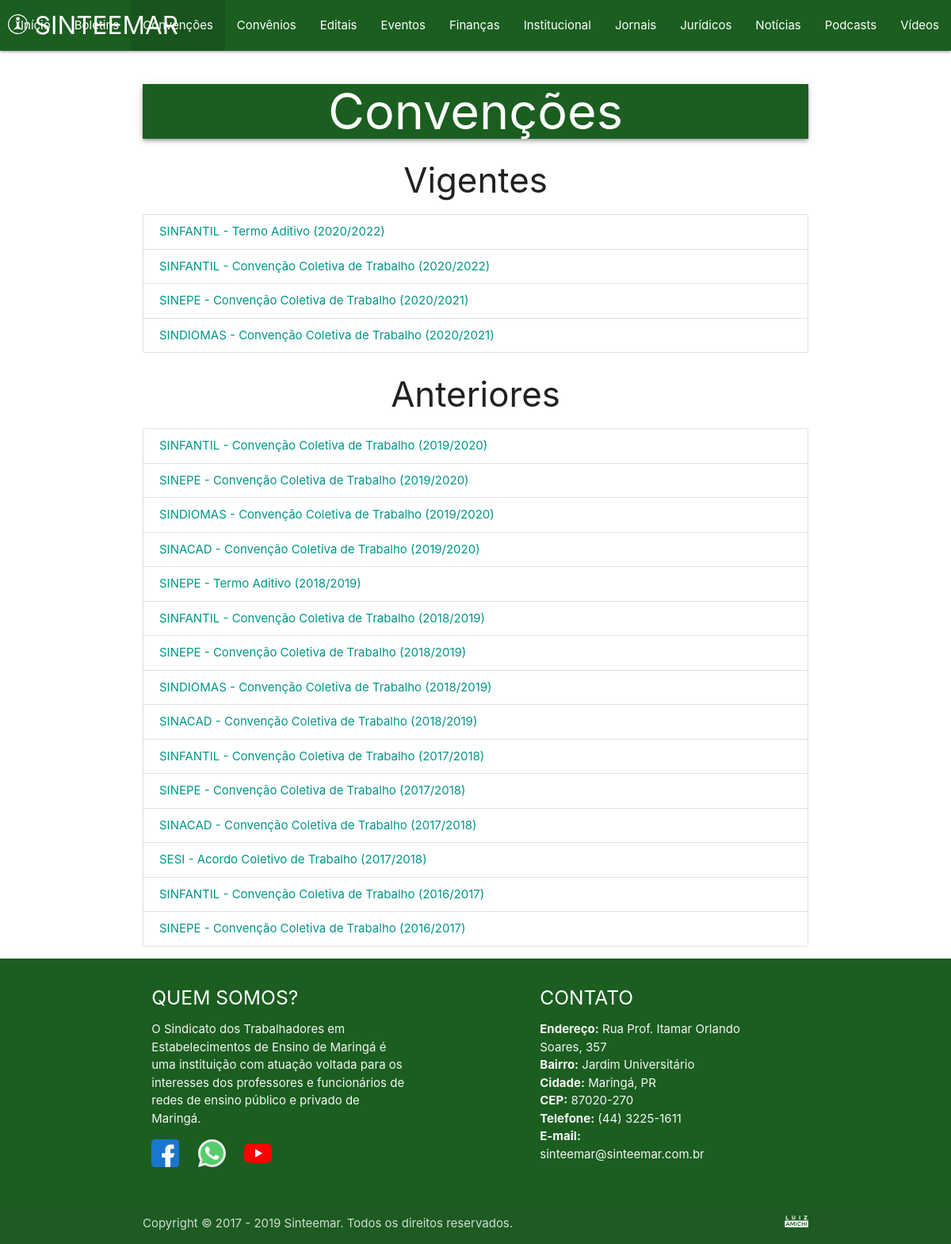
/convencoes.php, run on an earlier commit of the app's database.
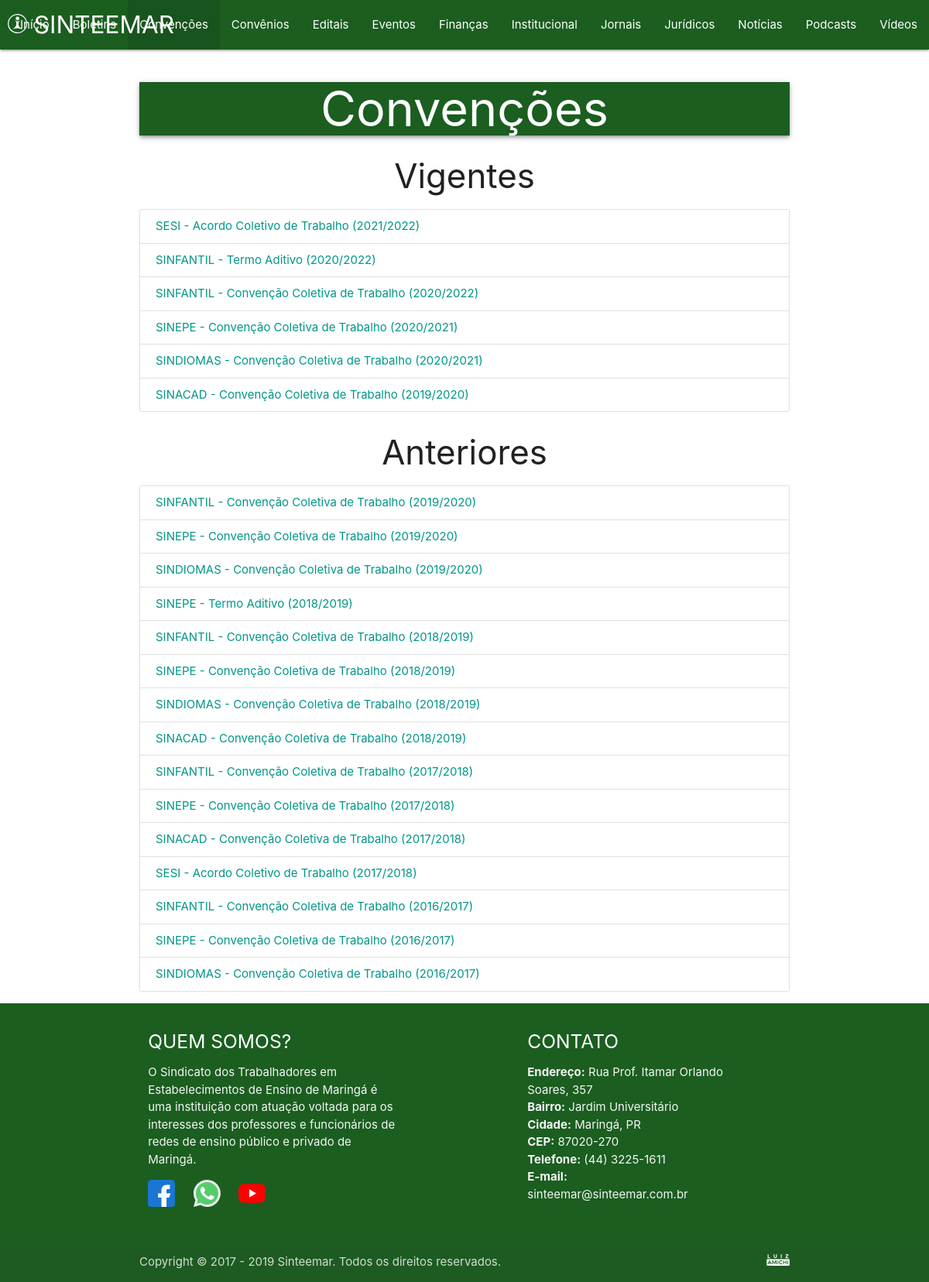
And on a later commit of the database.
### tables this page shows
CREATE TABLE IF NOT EXISTS `CONVENCOES` (
	`ID` INT NOT NULL AUTO_INCREMENT PRIMARY KEY,
	`TITULO` VARCHAR(128) NOT NULL,
	`TIPO` TINYINT(1) NOT NULL DEFAULT 1,
	`DOCUMENTO` VARCHAR(64) NOT NULL,
	`TEMPO` TIMESTAMP NOT NULL DEFAULT CURRENT_TIMESTAMP
);

### sgc/dao.php (called while the page is built, shortened)
<?php
	function mysql(int $tries=MYSQL_MAX_TRIES): ?object {
		try {
			$connection = new mysqli(MYSQL_HOST, MYSQL_USER, MYSQL_PASSWORD, MYSQL_SCHEMA);
			$connection->set_charset('utf8');
		}
		catch(Exception $e) {
			$connection = null;
			if($tries >= 1) {
				return mysql(--$tries);
			}
			else {
				mail('suporte@luizamichi.com.br', 'Sinteemar - Erro de conexão SQL', 'HOST: ' . MYSQL_HOST . PHP_EOL . 'USER: ' . MYSQL_USER . PHP_EOL . 'PASSWORD: ' . MYSQL_PASSWORD . PHP_EOL . 'SCHEMA: ' . MYSQL_SCHEMA . PHP_EOL . 'ERRO: ' . $e->getMessage());
			}
		}
		finally {
			return $connection;
		}
	}
	function sqlLength(string $table, string $condition=null): int {
		$query = 'SELECT COUNT(*) FROM ' . $table . ($condition ? ' WHERE 1 = 1 AND ' . $condition : '') . ';';
		$rows = 0;
		if($execution = sqlQuery($query)) {
			$rows = $execution->fetch_assoc()['COUNT(*)'] ?? 0;
		}
		return $rows;
	}
	function sqlRead(string $table, string $condition=null, bool $unique=false): array {
		$query = 'SELECT @ROW_NUMBER := @ROW_NUMBER + 1 AS ROWNUM, 1 FIX, ' . $table . '.* FROM ' . $table . ', (SELECT @ROW_NUMBER := 0) AS RN WHERE 1 = 1' . ($condition ? ' AND ' . $condition : '') . ';';
		$rows = [];
		if($execution = sqlQuery($query)) {
			if($execution->num_rows === 1) {
				$rows = $unique ? $execution->fetch_assoc() : [$execution->fetch_assoc()];
			}
			else {
				$rows = $unique ? $execution->fetch_all(MYSQLI_ASSOC)[0] ?? [] : $execution->fetch_all(MYSQLI_ASSOC);
			}
		}
		return $rows;
	}
	function sqlQuery(string $query): mixed {
		if($sql = mysql()) {
			try {
				$result = $sql->query($query);
			}
			catch(Exception $e) {
				mail('suporte@luizamichi.com.br', 'Sinteemar - Erro de consulta SQL', 'CONSULTA: ' . $query . PHP_EOL . 'ERRO: ' . $e->getMessage());
				$result = null;
			}
			finally {
				mysqli_close($sql);
			}
		}
		return $result ?? null;
	}

### convencoes.php (the view, shortened to what this page needs)
<?php
	$page = max(1, filter_input(INPUT_GET, 'p', FILTER_SANITIZE_NUMBER_INT));
	$title = 'Convenções';
	$pages = ceil(sqlLength('CONVENCOES') / 30);
	$page = min($page, $pages);
	$convencoes['VIGENTE'] = sqlRead(table: 'CONVENCOES', condition: 'TIPO = 1 ORDER BY ID DESC LIMIT ' . ($page - 1) * 15 . ', 15');
	$convencoes['ANTERIOR'] = sqlRead(table: 'CONVENCOES', condition: 'TIPO = 0 ORDER BY ID DESC LIMIT ' . ($page - 1) * 15 . ', 15');
	require_once(__DIR__ . '/cabecalho.php');
?>
	<div class="container">
		<div class="col darken-4 green">
			<h1 class="center-align white-text z-depth-2"><?= $title ?></h1>
		</div>
<?php
	if(!empty($convencoes['VIGENTE'])) {
?>
		<h3 class="center-align">Vigentes</h3>
		<ul class="collection">
<?php
		foreach($convencoes['VIGENTE'] as $convencao) {
?>
			<li class="collection-item">
				<a class="teal-text" href="<?= BASE_URL . $convencao['DOCUMENTO'] ?>"><?= $convencao['TITULO'] ?></a>
			</li>
<?php
		}
	}
	if(!empty($convencoes['ANTERIOR'])) {
?>
		</ul>
		<h3 class="center-align">Anteriores</h3>
		<ul class="collection">
<?php
		foreach($convencoes['ANTERIOR'] as $convencao) {
?>
			<li class="collection-item">
				<a class="teal-text" href="<?= BASE_URL . $convencao['DOCUMENTO'] ?>"><?= $convencao['TITULO'] ?></a>
			</li>
<?php
		}
?>
		</ul>
<?php
	}
	else {
?>
		<h3 class="center-align">Ainda não temos convenções disponíveis :(</h3>
<?php
	}
?>
	</div>
<?php
	require_once(__DIR__ . '/rodape.php');

What changed in the data, as far as the page shows it:
added convencoes: TITULO "SESI - Acordo Coletivo de Trabalho (2021/2022)", shown under "Vigentes"
changed convencoes "SINACAD - Convenção Coletiva de Trabalho (2019/2020)": moves from the list under "Anteriores" to the list under "Vigentes"
now on this page (row unchanged): convencoes: TITULO "SINDIOMAS - Convenção Coletiva de Trabalho (2016/2017)", shown under "Anteriores"
